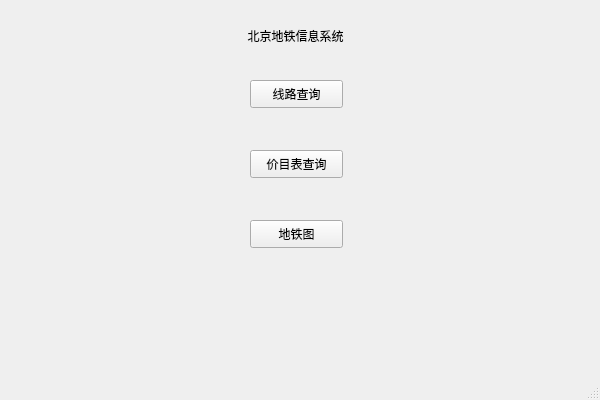
<?xml version="1.0" encoding="UTF-8"?>
<ui version="4.0">
 <class>MainWindow</class>
 <widget class="QMainWindow" name="MainWindow">
  <property name="geometry">
   <rect>
    <x>0</x>
    <y>0</y>
    <width>600</width>
    <height>400</height>
   </rect>
  </property>
  <property name="windowTitle">
   <string>MainWindow</string>
  </property>
  <property name="windowIcon">
   <iconset resource="BeijingSubwayInfoSystemApplication.qrc">
    <normaloff>:/Picture/Resorce/Beijing Subway Logo Alone.png</normaloff>:/Picture/Resorce/Beijing Subway Logo Alone.png</iconset>
  </property>
  <widget class="QWidget" name="centralwidget">
   <widget class="QLabel" name="appName">
    <property name="geometry">
     <rect>
      <x>200</x>
      <y>20</y>
      <width>191</width>
      <height>31</height>
     </rect>
    </property>
    <property name="text">
     <string>北京地铁信息系统</string>
    </property>
    <property name="alignment">
     <set>Qt::AlignCenter</set>
    </property>
   </widget>
   <widget class="QPushButton" name="pathSearchButton">
    <property name="geometry">
     <rect>
      <x>250</x>
      <y>80</y>
      <width>93</width>
      <height>28</height>
     </rect>
    </property>
    <property name="text">
     <string>线路查询</string>
    </property>
   </widget>
   <widget class="QPushButton" name="fareSearchButto">
    <property name="geometry">
     <rect>
      <x>250</x>
      <y>150</y>
      <width>93</width>
      <height>28</height>
     </rect>
    </property>
    <property name="text">
     <string>价目表查询</string>
    </property>
   </widget>
   <widget class="QPushButton" name="mapSearchButton">
    <property name="geometry">
     <rect>
      <x>250</x>
      <y>220</y>
      <width>93</width>
      <height>28</height>
     </rect>
    </property>
    <property name="text">
     <string>地铁图</string>
    </property>
   </widget>
  </widget>
  <widget class="QMenuBar" name="menubar">
   <property name="geometry">
    <rect>
     <x>0</x>
     <y>0</y>
     <width>600</width>
     <height>26</height>
    </rect>
   </property>
  </widget>
  <widget class="QStatusBar" name="statusbar"/>
 </widget>
 <resources>
  <include location="BeijingSubwayInfoSystemApplication.qrc"/>
 </resources>
 <connections/>
</ui>
